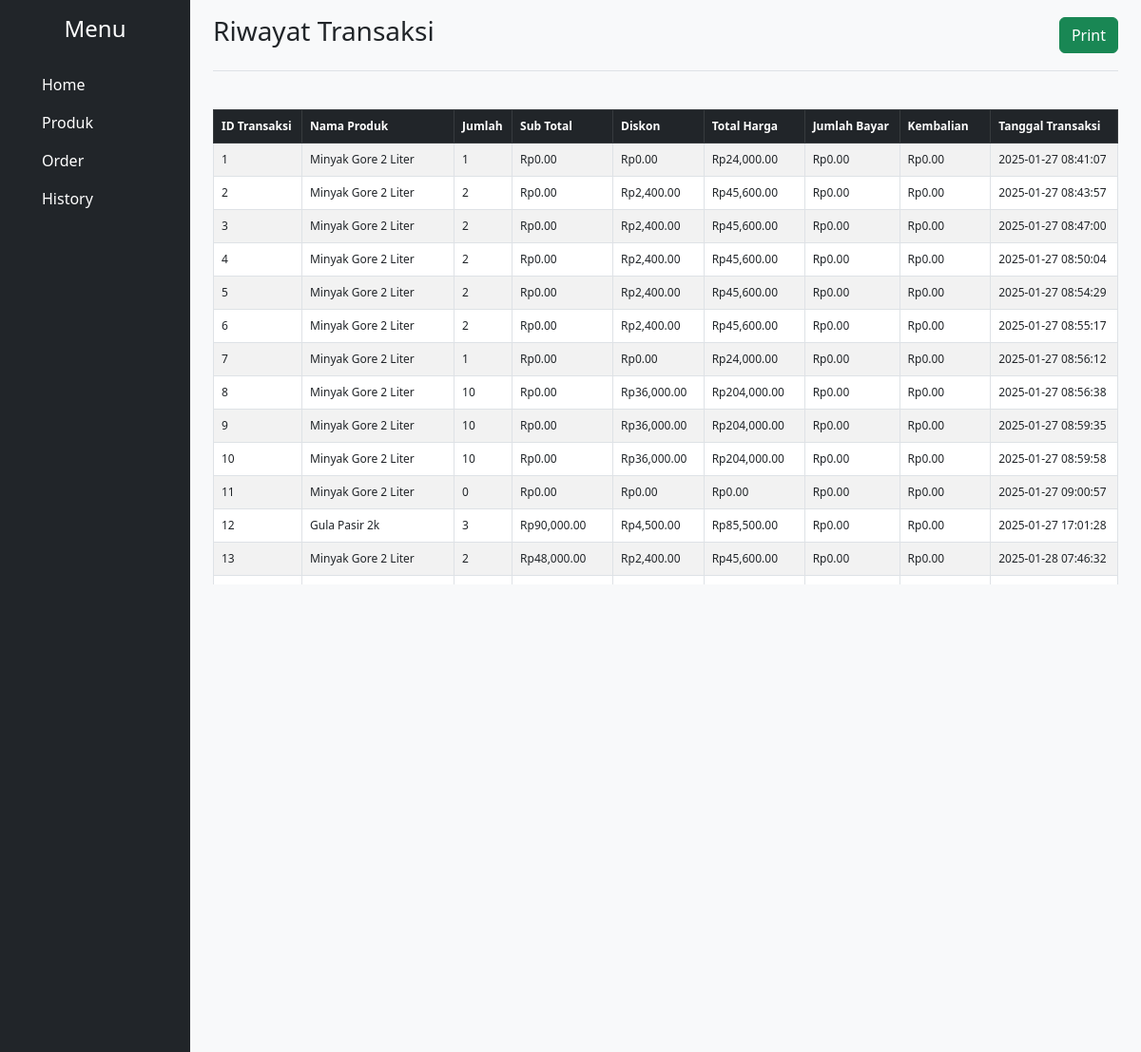
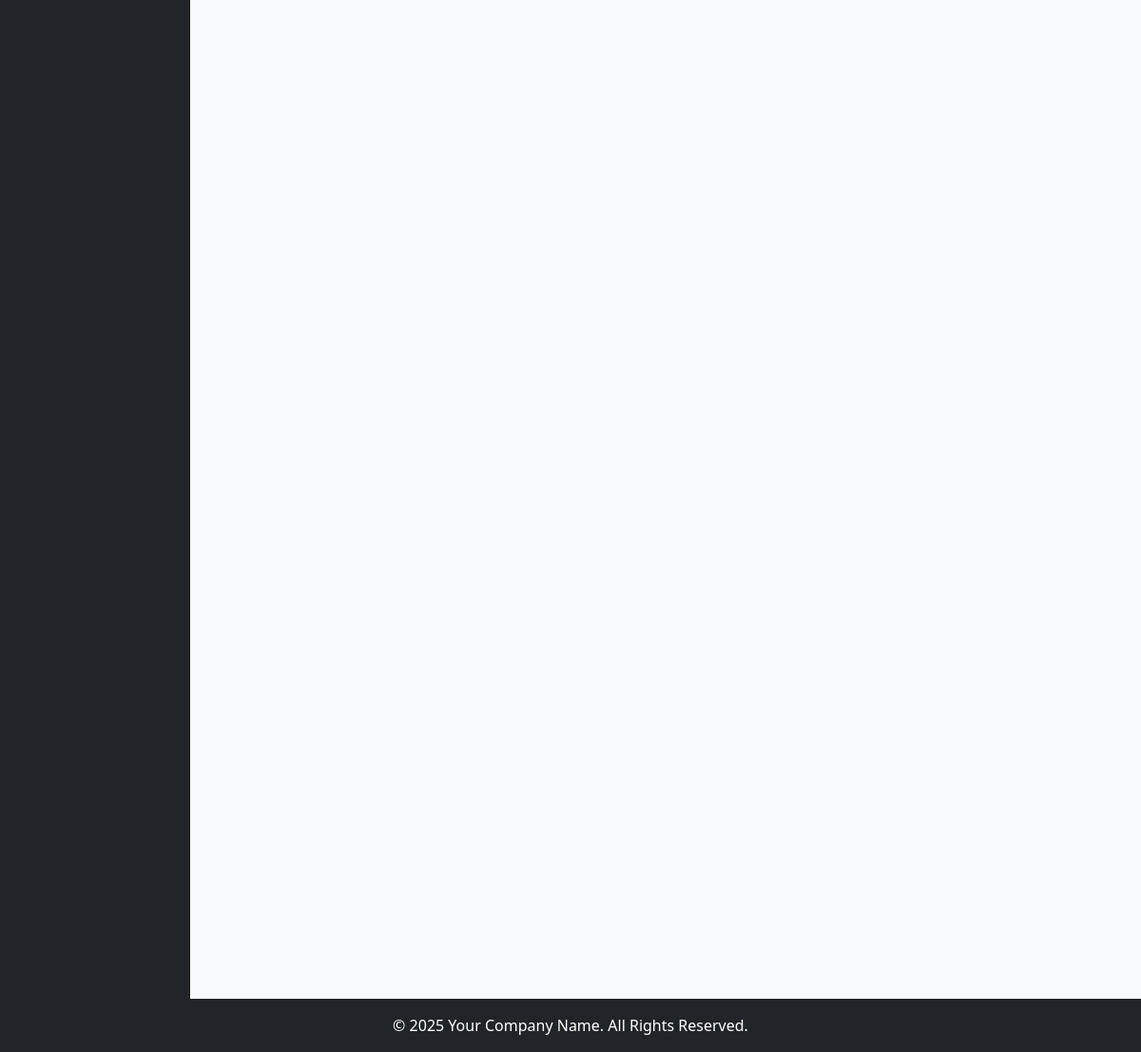
/riwayat.php, run on the app's committed database (2 pictures, top to bottom).
### tables this page shows
CREATE TABLE `transaksi` (
  `idtransaksi` int NOT NULL,
  `idproduk` int NOT NULL,
  `nama_produk` varchar(30) NOT NULL,
  `jumlah` int NOT NULL,
  `sub_total` double NOT NULL,
  `diskon` decimal(10,0) NOT NULL,
  `total_harga` decimal(10,0) NOT NULL,
  `jumlah_bayar` decimal(10,0) NOT NULL,
  `kembalian` decimal(10,0) NOT NULL,
  `tanggal_transaksi` timestamp NOT NULL DEFAULT CURRENT_TIMESTAMP
);

### riwayat.php (the view, shortened to what this page needs)
<?php
$header = '
<div class="d-flex justify-content-between align-items-center py-3 border-bottom">
    <h3>Riwayat Transaksi</h3>
    <button onclick="printTable()" class="btn btn-success">Print</button>
</div>';
include 'koneksi.php';
$result = $conn->query("SELECT * FROM transaksi");
echo '
<div class="table-responsive mt-4" style="max-height: 500px; overflow-y: auto;">
    <table class="table table-striped table-bordered" id="transactionTable">
        <thead class="table-dark">
            <tr>
                <th>ID Transaksi</th>
                <th>Nama Produk</th>
                <th>Jumlah</th>
                <th>Sub Total</th>
                <th>Diskon</th>
                <th>Total Harga</th>
                <th>Jumlah Bayar</th>
                <th>Kembalian</th>
                <th>Tanggal Transaksi</th>
            </tr>
        </thead>
        <tbody>';
while ($row = $result->fetch_assoc()) {
    echo "<tr>
            <td>{$row['idtransaksi']}</td>
            <td>{$row['nama_produk']}</td>
            <td>{$row['jumlah']}</td>
            <td>Rp" . number_format($row['sub_total'], 2) . "</td>
            <td>Rp" . number_format($row['diskon'], 2) . "</td>
            <td>Rp" . number_format($row['total_harga'], 2) . "</td>
             <td>Rp" . number_format($row['jumlah_bayar'], 2) . "</td>
              <td>Rp" . number_format($row['kembalian'], 2) . "</td>
            <td>{$row['tanggal_transaksi']}</td>
          </tr>";
}
echo '</tbody>
    </table>
</div>';
include 'template.php';
?>

### template.php (style rules this page uses)
table { font-size: 12px; }
table th, table td { padding: 4px; }

### data on the page
transaksi: idtransaksi "1", nama_produk "Minyak Gore 2 Liter", jumlah "1", sub_total "0.00", diskon "0.00", total_harga "24,000.00", jumlah_bayar "0.00", kembalian "0.00", tanggal_transaksi "2025-01-27 08:41:07"
transaksi: idtransaksi "2", nama_produk "Minyak Gore 2 Liter", jumlah "2", sub_total "0.00", diskon "2,400.00", total_harga "45,600.00", jumlah_bayar "0.00", kembalian "0.00", tanggal_transaksi "2025-01-27 08:43:57"
transaksi: idtransaksi "3", nama_produk "Minyak Gore 2 Liter", jumlah "2", sub_total "0.00", diskon "2,400.00", total_harga "45,600.00", jumlah_bayar "0.00", kembalian "0.00", tanggal_transaksi "2025-01-27 08:47:00"
transaksi: idtransaksi "4", nama_produk "Minyak Gore 2 Liter", jumlah "2", sub_total "0.00", diskon "2,400.00", total_harga "45,600.00", jumlah_bayar "0.00", kembalian "0.00", tanggal_transaksi "2025-01-27 08:50:04"
transaksi: idtransaksi "5", nama_produk "Minyak Gore 2 Liter", jumlah "2", sub_total "0.00", diskon "2,400.00", total_harga "45,600.00", jumlah_bayar "0.00", kembalian "0.00", tanggal_transaksi "2025-01-27 08:54:29"
transaksi: idtransaksi "6", nama_produk "Minyak Gore 2 Liter", jumlah "2", sub_total "0.00", diskon "2,400.00", total_harga "45,600.00", jumlah_bayar "0.00", kembalian "0.00", tanggal_transaksi "2025-01-27 08:55:17"
transaksi: idtransaksi "7", nama_produk "Minyak Gore 2 Liter", jumlah "1", sub_total "0.00", diskon "0.00", total_harga "24,000.00", jumlah_bayar "0.00", kembalian "0.00", tanggal_transaksi "2025-01-27 08:56:12"
transaksi: idtransaksi "8", nama_produk "Minyak Gore 2 Liter", jumlah "10", sub_total "0.00", diskon "36,000.00", total_harga "204,000.00", jumlah_bayar "0.00", kembalian "0.00", tanggal_transaksi "2025-01-27 08:56:38"
transaksi: idtransaksi "9", nama_produk "Minyak Gore 2 Liter", jumlah "10", sub_total "0.00", diskon "36,000.00", total_harga "204,000.00", jumlah_bayar "0.00", kembalian "0.00", tanggal_transaksi "2025-01-27 08:59:35"
transaksi: idtransaksi "10", nama_produk "Minyak Gore 2 Liter", jumlah "10", sub_total "0.00", diskon "36,000.00", total_harga "204,000.00", jumlah_bayar "0.00", kembalian "0.00", tanggal_transaksi "2025-01-27 08:59:58"
transaksi: idtransaksi "11", nama_produk "Minyak Gore 2 Liter", jumlah "0", sub_total "0.00", diskon "0.00", total_harga "0.00", jumlah_bayar "0.00", kembalian "0.00", tanggal_transaksi "2025-01-27 09:00:57"
transaksi: idtransaksi "12", nama_produk "Gula Pasir 2k", jumlah "3", sub_total "90,000.00", diskon "4,500.00", total_harga "85,500.00", jumlah_bayar "0.00", kembalian "0.00", tanggal_transaksi "2025-01-27 17:01:28"
transaksi: idtransaksi "13", nama_produk "Minyak Gore 2 Liter", jumlah "2", sub_total "48,000.00", diskon "2,400.00", total_harga "45,600.00", jumlah_bayar "0.00", kembalian "0.00", tanggal_transaksi "2025-01-28 07:46:32"
